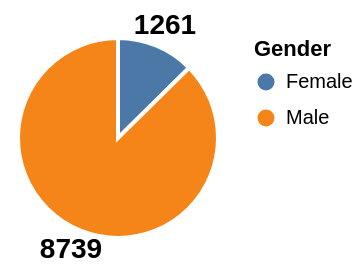

Describe this chart as a Vega-Lite specification.
### Vega-Lite specification from a JSON file in a GitHub repository (floating-point values rounded to 4 significant figures)
{"$schema": "https://vega.github.io/schema/vega-lite/v5.json", "description": "Pie Chart with Percentage Annotations and Tooltips", "width": 100, "height": 100, "data": {"values": [{"category": "Female", "value": 1261}, {"category": "Male", "value": 8739}]}, "layer": [{"mark": {"type": "arc", "tooltip": true, "stroke": "white", "strokeWidth": 2}, "encoding": {"color": {"field": "category", "type": "nominal", "title": "Gender"}, "theta": {"field": "value", "type": "quantitative", "stack": "normalize", "title": "Percentage"}}}, {"mark": {"type": "text", "radiusOffset": 0.9, "radius": 60, "align": "center", "baseline": "middle", "fontWeight": "bold", "fontSize": 14}, "encoding": {"text": {"field": "value", "type": "quantitative"}, "theta": {"field": "value", "type": "quantitative", "stack": "normalize"}}}], "config": {}}
